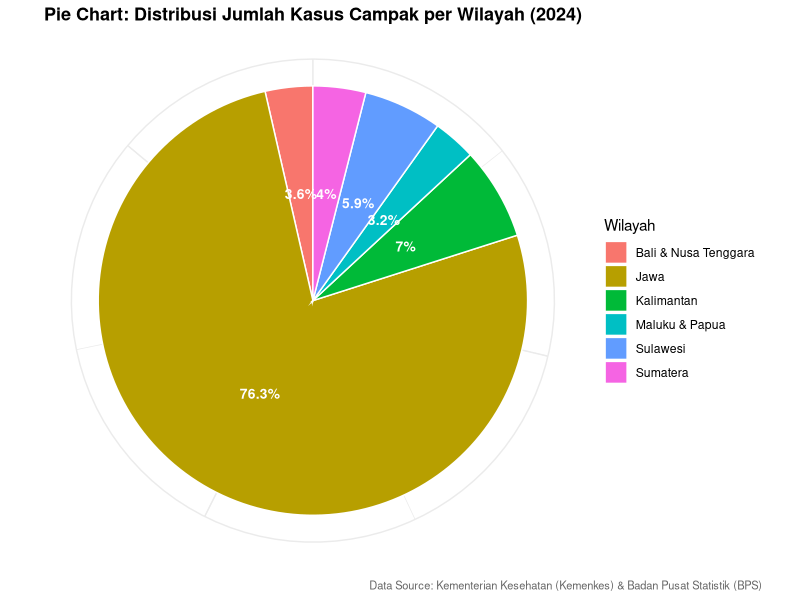
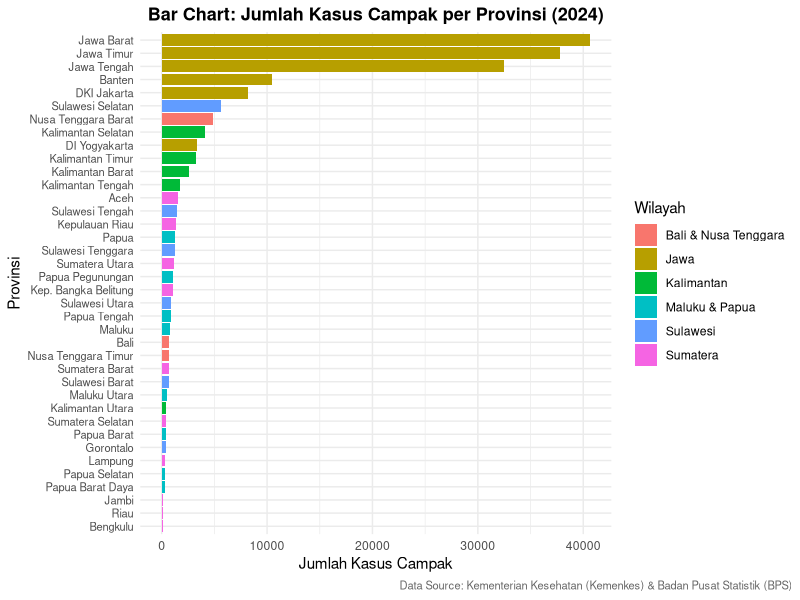
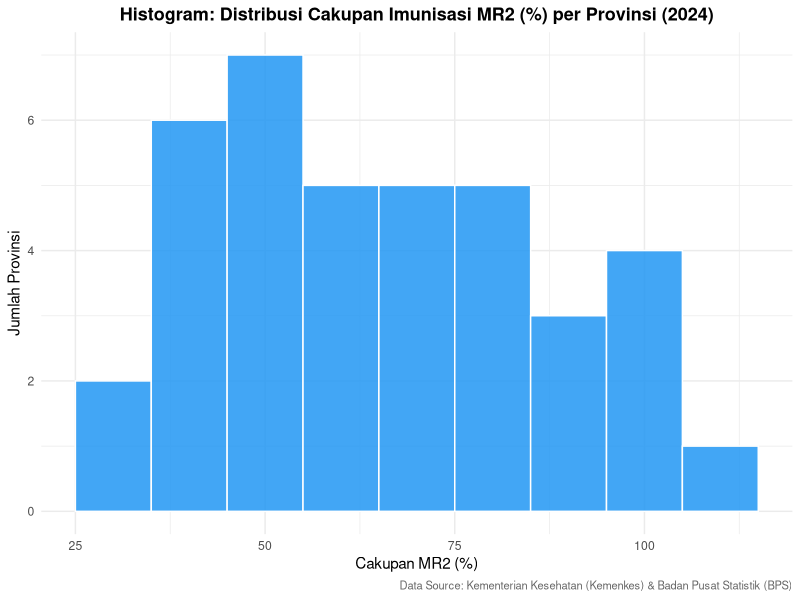
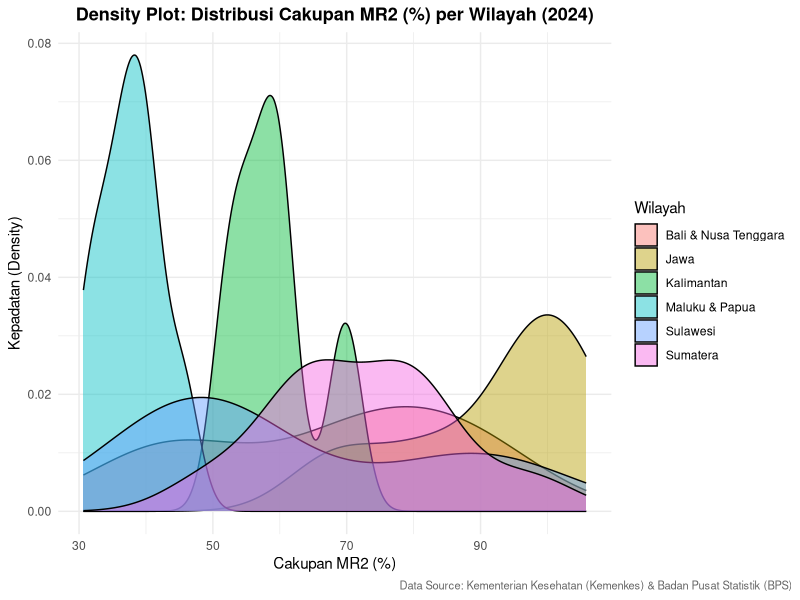
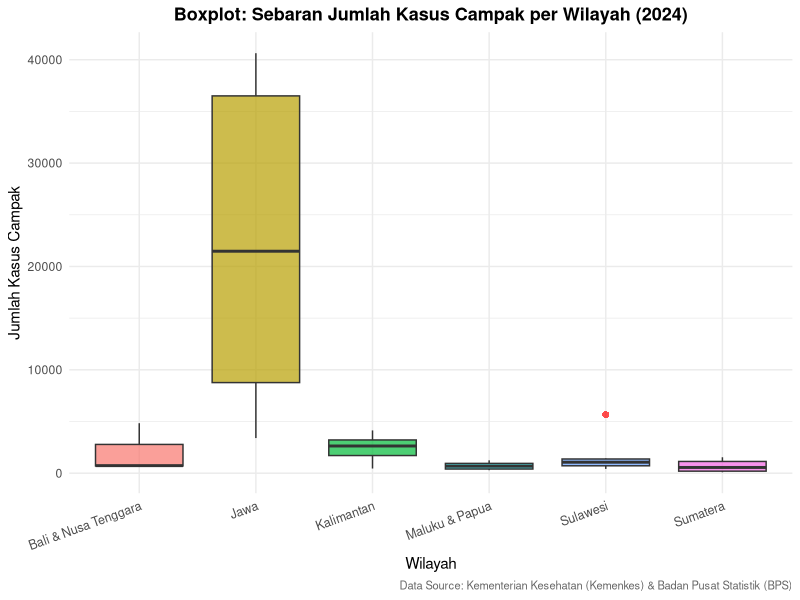

Generate these figures, in order, with R:
## ---- chunk 1
knitr::opts_chunk$set(echo = TRUE, warning = FALSE, message = FALSE)
## ---- chunk 2
## Install library jika belum tersedia (hapus tanda # untuk menginstall):
#install.packages("ggplot2")
#install.packages("readxl")
#install.packages("ggthemes")
#install.packages("gridExtra")
#install.packages("dplyr")
#install.packages("scales")
#install.packages("ggpubr")

## Setelah library terinstall, lalu Run Chunk
## Kemudian hapus atau beri komentar kembali
## Terakhir aktifkan library:
library(ggplot2)
library(readxl)
library(ggthemes)
library(gridExtra)
library(dplyr)
library(scales)
library(ggpubr)
## ---- chunk 3
# Sesuaikan path file dengan directory Anda
setwd("C:/Adit Nurdiansyah/Kuliah/Semester/Semester 2 - Genap (2025-2026)/MK Probabilitas dan Statistika/Tugas/Kelompok/Pertemuan 3")
data <- read_excel("data_campak_indonesia_2024.xlsx")

# Bersihkan data: hapus baris kosong
data <- data[!is.na(data$Provinsi), ]

# Konversi tipe data
data$`Cakupan MR2 %` <- as.numeric(data$`Cakupan MR2 %`)
data$`Jumlah Kasus Campak` <- as.numeric(data$`Jumlah Kasus Campak`)

# Tampilkan 6 baris pertama
head(data)
## ---- chunk 4
# Tampilkan ringkasan struktur data
str(data)
## ---- chunk 5
# Agregasi total kasus per wilayah
data_wilayah <- data %>%
  group_by(`Pulau/Wilayah`) %>%
  summarise(Total_Kasus = sum(`Jumlah Kasus Campak`, na.rm = TRUE)) %>%
  mutate(Persentase = round((Total_Kasus / sum(Total_Kasus)) * 100, 1))

pie_chart <- ggplot(data_wilayah, aes(x = "", y = Total_Kasus, fill = `Pulau/Wilayah`)) +
  geom_bar(stat = "identity", width = 1, color = "white") +
  coord_polar("y", start = 0) +
  theme_minimal() +
  labs(
    title = "Pie Chart: Distribusi Jumlah Kasus Campak per Wilayah (2024)",
    fill  = "Wilayah",
    caption = "Data Source: Kementerian Kesehatan (Kemenkes) & Badan Pusat Statistik (BPS)"
  ) +
  geom_text(
    aes(label = paste0(Persentase, "%")),
    position = position_stack(vjust = 0.5),
    size = 3.5, color = "white", fontface = "bold"
  ) +
  theme(
    axis.text.x  = element_blank(),
    axis.title   = element_blank(),
    plot.title   = element_text(hjust = 0.5, face = "bold", size = 13),
    plot.caption          = element_text(hjust = 1, size = 8, color = "gray40"),
    plot.caption.position = "plot"
  )

pie_chart
## ---- chunk 6
bar_chart <- ggplot(data, aes(x = reorder(Provinsi, `Jumlah Kasus Campak`),
                              y = `Jumlah Kasus Campak`,
                              fill = `Pulau/Wilayah`)) +
  geom_bar(stat = "identity") +
  coord_flip() +
  theme_minimal() +
  labs(
    title = "Bar Chart: Jumlah Kasus Campak per Provinsi (2024)",
    x     = "Provinsi",
    y     = "Jumlah Kasus Campak",
    fill  = "Wilayah",
    caption = "Data Source: Kementerian Kesehatan (Kemenkes) & Badan Pusat Statistik (BPS)"
  ) +
  theme(
    plot.title  = element_text(hjust = 0.5, face = "bold", size = 13),
    axis.text.y = element_text(size = 8),
    plot.caption          = element_text(hjust = 1, size = 8, color = "gray40"),
    plot.caption.position = "plot"
  )

bar_chart
## ---- chunk 7
histogram <- ggplot(data, aes(x = `Cakupan MR2 %`)) +
  geom_histogram(binwidth = 10, fill = "#2196F3", color = "white", alpha = 0.85) +
  theme_minimal() +
  labs(
    title = "Histogram: Distribusi Cakupan Imunisasi MR2 (%) per Provinsi (2024)",
    x     = "Cakupan MR2 (%)",
    y     = "Jumlah Provinsi",
    caption = "Data Source: Kementerian Kesehatan (Kemenkes) & Badan Pusat Statistik (BPS)"
  ) +
  theme(
    plot.title = element_text(hjust = 0.5, face = "bold", size = 13),
    plot.caption          = element_text(hjust = 1, size = 8, color = "gray40"),
    plot.caption.position = "plot"
  )

histogram
## ---- chunk 8
density_plot <- ggplot(data, aes(x = `Cakupan MR2 %`, fill = `Pulau/Wilayah`)) +
  geom_density(alpha = 0.45) +
  theme_minimal() +
  labs(
    title = "Density Plot: Distribusi Cakupan MR2 (%) per Wilayah (2024)",
    x     = "Cakupan MR2 (%)",
    y     = "Kepadatan (Density)",
    fill  = "Wilayah",
    caption = "Data Source: Kementerian Kesehatan (Kemenkes) & Badan Pusat Statistik (BPS)"
  ) +
  theme(
    plot.title = element_text(hjust = 0.5, face = "bold", size = 13),
    plot.caption          = element_text(hjust = 1, size = 8, color = "gray40"),
    plot.caption.position = "plot"
  )

density_plot
## ---- chunk 9
boxplot_plot <- ggplot(data, aes(x = `Pulau/Wilayah`,
                                  y = `Jumlah Kasus Campak`,
                                  fill = `Pulau/Wilayah`)) +
  geom_boxplot(alpha = 0.7, outlier.color = "red", outlier.shape = 16, outlier.size = 2) +
  theme_minimal() +
  labs(
    title = "Boxplot: Sebaran Jumlah Kasus Campak per Wilayah (2024)",
    x     = "Wilayah",
    y     = "Jumlah Kasus Campak",
    fill  = "Wilayah",
    caption = "Data Source: Kementerian Kesehatan (Kemenkes) & Badan Pusat Statistik (BPS)"
  ) +
  theme(
    plot.title  = element_text(hjust = 0.5, face = "bold", size = 13),
    axis.text.x = element_text(angle = 20, hjust = 1, size = 9),
    legend.position = "none",
    plot.caption          = element_text(hjust = 1, size = 8, color = "gray40"),
    plot.caption.position = "plot"
  )

boxplot_plot
## ---- chunk 10
modus <- function(x){
  frek <- table(x)
  if(max(frek) == 1){
    return("Tidak ada modus")
  } else {
    return(as.numeric(names(frek[frek == max(frek)])))
  }
}

hasil <- data.frame(
  Statistik    = c("Mean","Median","Modus","Minimum","Maximum",
                   "Range","Varians","Standar Deviasi","Q1","Q3"),
  Cakupan_MR2  = c(
    mean(data$`Cakupan MR2 %`),
    median(data$`Cakupan MR2 %`),
    modus(data$`Cakupan MR2 %`),
    min(data$`Cakupan MR2 %`),
    max(data$`Cakupan MR2 %`),
    diff(range(data$`Cakupan MR2 %`)),
    var(data$`Cakupan MR2 %`),
    sd(data$`Cakupan MR2 %`),
    quantile(data$`Cakupan MR2 %`, 0.25),
    quantile(data$`Cakupan MR2 %`, 0.75)
  ),
  Kasus_Campak = c(
    mean(data$`Jumlah Kasus Campak`),
    median(data$`Jumlah Kasus Campak`),
    modus(data$`Jumlah Kasus Campak`),
    min(data$`Jumlah Kasus Campak`),
    max(data$`Jumlah Kasus Campak`),
    diff(range(data$`Jumlah Kasus Campak`)),
    var(data$`Jumlah Kasus Campak`),
    sd(data$`Jumlah Kasus Campak`),
    quantile(data$`Jumlah Kasus Campak`, 0.25),
    quantile(data$`Jumlah Kasus Campak`, 0.75)
  )
)

print(hasil)
